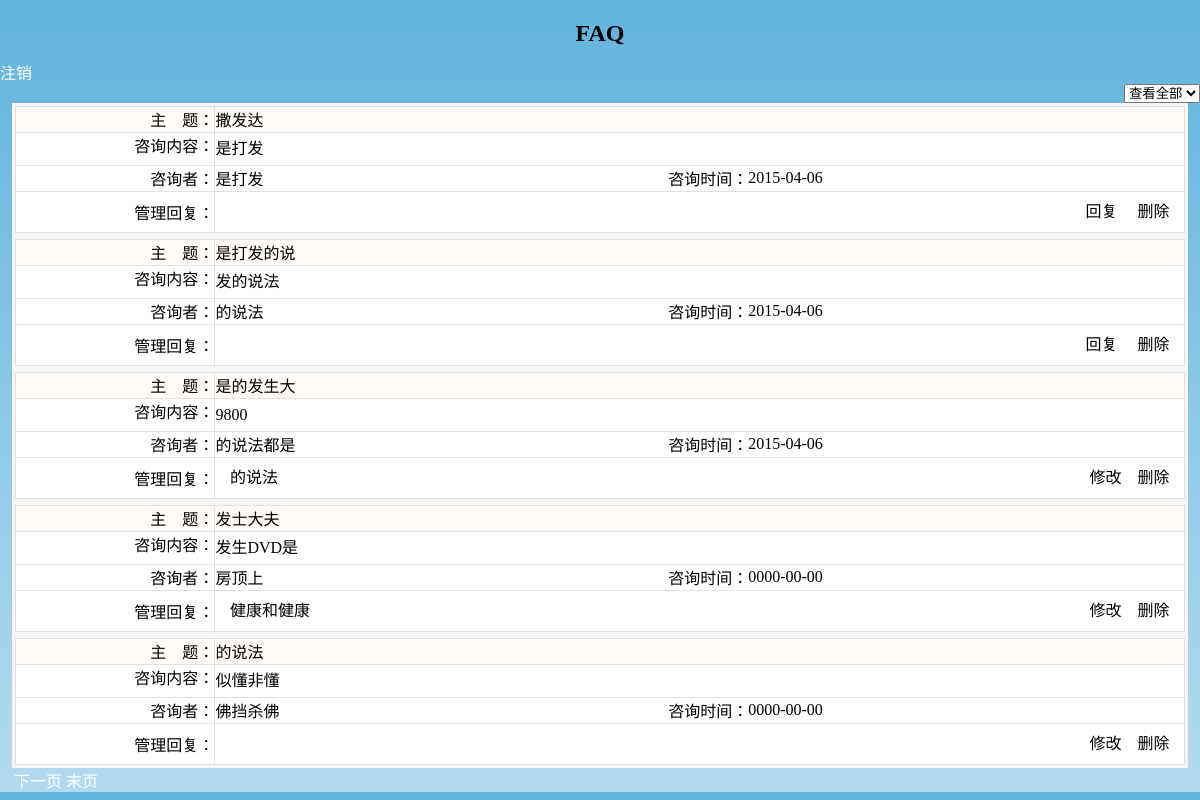
/admin/index.php (signed in), run on the app's committed database.
### tables this page shows
CREATE TABLE IF NOT EXISTS `liuyans` (
  `liuyan_id` int(8) NOT NULL AUTO_INCREMENT,
  `liuyan_yxdm` varchar(20) NOT NULL,
  `liuyan_title` varchar(50) NOT NULL,
  `liuyan_name` varchar(50) NOT NULL,
  `liuyan_content` varchar(255) NOT NULL,
  `liuyan_time` date NOT NULL,
  `reply_name` varchar(50) DEFAULT NULL,
  `reply_content` varchar(255) DEFAULT NULL,
  `reply_time` date DEFAULT NULL,
  `is_reply` int(1) NOT NULL DEFAULT '0',
  PRIMARY KEY (`liuyan_id`)
);

### init.php (called while the page is built, shortened)
<?php
require_once(ROOT.'/inc/smarty/Smarty.class.php');
require_once(ROOT.'/classes/class.MySql.php');
$smarty = new Smarty();
$smarty->compile_dir = MY_SMARTY.'/templates_c/';
$smarty->caching = false;
$action = isset($_GET['action']) ? addslashes($_GET['action']) : (isset($_POST['action']) ? addslashes($_POST['action']) : 'index');
$ts = isset($_GET['ts']) ? addslashes($_GET['ts']) : (isset($_POST['ts']) ? addslashes($_POST['ts']) : 'list');
?>

### classes/class.MySql.php (called while the page is built, shortened)
<?php
class MySql
	{
		private $connect = NULL;
		private function connect(){
				if (!$this->connect= @mysqli_connect(DB_HOST, DB_USER, DB_PASSWORD))
					{
						msg("连接数据库失败,可能是数据库用户名或密码错误");
						exit;
					}
				mysqli_query($this->connect,"SET NAMES 'utf8'");
		}
		function query($sql)
			{
				$this->result=@mysqli_query($this->connect,$sql);
				if (!$this->result)
					{
						Msg("SQL语句执行错误");
					}
				else
					{
						return $this->result;
					}
			}
	}
?>

### classes/class.base.php (called while the page is built, shortened)
<?php
class base
{
	public $db;
	public $name;
	function base($dbhandle){
		$this->db = $dbhandle;
		$this->name = DB_PRE.get_class($this).'s';
	}
	function select($condition = '',$filed = '',$order='',$limit=''){
		$sql = 'select '.$filed.' from '.$this->name.' where '.$condition.' order by '.$order.' '.$limit;
		$result = $this->db->query($sql);
		$result = $this->db->getList($result);
		return $result;
	}
}
?>

### classes/class.liuyan.php (called while the page is built, shortened)
<?php
class liuyan extends base{
	function getLiuyanList($liuyan_yxdm=NULL,$limit= NULL,$is_reply= 2){
		$condition=NULL;
		if($liuyan_yxdm==NULL){
			$condition=" 1=1 ";
		}else{
			$condition = " liuyan_yxdm =".$liuyan_yxdm;
		}
		if($is_reply == 2){
			$condition .= '';
		}elseif($is_reply != 2){
			$condition .= ' and is_reply = '.$is_reply;
		}
		$order = 'liuyan_id desc';
		return $this->select($condition,'*',$order,$limit);
	}
}
?>

### view/templates_c/%%91^912^912211C9%%admin_list.tpl.php (the view, shortened to what this page needs)
<!DOCTYPE html>
<html>
<head>
	<link rel="stylesheet" type="text/css" href="../css/base.css">
	<link rel="stylesheet" type="text/css" href="../css/index.css">
</head>
<body>
	<header class="cent  h40">
		<h2>FAQ</h2>
	</header>
  <a href="index.php?action=login&ts=logout">注销</a>
<form id="form1" action="index.php?action=liuyan&ts=list" method="post">
     <select id="sel" name="is_reply">
       <option  value="2" >查看全部</option>
     </select>
  </form>
<?php unset($this->_sections['list']);
$this->_sections['list']['name'] = 'list';
$this->_sections['list']['loop'] = is_array($_loop=$this->_tpl_vars['liuyanlist']) ? count($_loop) : max(0, (int)$_loop); unset($_loop);
$this->_sections['list']['show'] = true;
$this->_sections['list']['max'] = $this->_sections['list']['loop'];
$this->_sections['list']['step'] = 1;
$this->_sections['list']['start'] = $this->_sections['list']['step'] > 0 ? 0 : $this->_sections['list']['loop']-1;
if ($this->_sections['list']['show']) {
    $this->_sections['list']['total'] = $this->_sections['list']['loop'];
} else
    $this->_sections['list']['total'] = 0;
if ($this->_sections['list']['show']):
            for ($this->_sections['list']['index'] = $this->_sections['list']['start'], $this->_sections['list']['iteration'] = 1;
                 $this->_sections['list']['iteration'] <= $this->_sections['list']['total'];
                 $this->_sections['list']['index'] += $this->_sections['list']['step'], $this->_sections['list']['iteration']++):
$this->_sections['list']['rownum'] = $this->_sections['list']['iteration'];
$this->_sections['list']['index_prev'] = $this->_sections['list']['index'] - $this->_sections['list']['step'];
$this->_sections['list']['index_next'] = $this->_sections['list']['index'] + $this->_sections['list']['step'];
$this->_sections['list']['first']      = ($this->_sections['list']['iteration'] == 1);
$this->_sections['list']['last']       = ($this->_sections['list']['iteration'] == $this->_sections['list']['total']);
?>
 <table width="98%" cellspacing="3" cellpadding="0" border="0" bgcolor="#F6F6F6" align="center">
        <tbody>
		<tr>
          <td bgcolor="#FFFFFF"><table width="100%" cellspacing="1" cellpadding="5" border="0" bgcolor="#e0e0e0" align="center">
              <tbody><tr bgcolor="#dfdfdf">
                <td width="17%" height="25" bgcolor="#FEFBF8" align="right">主　题：</td>
                <td bgcolor="#FEFBF8" align="left"><?php echo $this->_tpl_vars['liuyanlist'][$this->_sections['list']['index']]['liuyan_title']; ?>
</td>
              </tr>
              <tr bgcolor="#dfdfdf">
                <td valign="top" height="25" bgcolor="#FFFFFF" align="right">咨询内容： </td>
                <td bgcolor="#FFFFFF" align="left" style="line-height:200%;"><?php echo $this->_tpl_vars['liuyanlist'][$this->_sections['list']['index']]['liuyan_content']; ?>
</td>
              </tr>
              <tr bgcolor="#efefef">
                <td height="25" bgcolor="#FFFFFF" align="right">咨询者： </td>
                <td bgcolor="#FFFFFF"><table width="100%" cellspacing="0" cellpadding="0" border="0">
                    <tbody><tr bgcolor="#efefef">
                      <td align="left" bgcolor="#FFFFFF"><?php echo $this->_tpl_vars['liuyanlist'][$this->_sections['list']['index']]['liuyan_name']; ?>
</td>
                      <td width="25%" bgcolor="#FFFFFF" align="right">咨询时间：</td>
                      <td width="30%" bgcolor="#FFFFFF"><?php echo $this->_tpl_vars['liuyanlist'][$this->_sections['list']['index']]['liuyan_time']; ?>
</td>
                      <td width="5%" bgcolor="#FFFFFF" align="right"></td>
                      <td width="10%" bgcolor="#FFFFFF"></td>
                    </tr>
                </tbody></table></td>
              </tr>
              <tr id="manageRe" bgcolor="#dfdfdf">
                  <td height="22" bgcolor="#FFFFFF" align="right">管理回复： </td>
                  <td bgcolor="#FFFFFF" align="center"><table width="97%" cellspacing="0" cellpadding="0" border="0">
                        <tbody><tr>
                          <td height="40" align="left" style="line-height:20px;"> <?php echo $this->_tpl_vars['liuyanlist'][$this->_sections['list']['index']]['reply_content']; ?>
</td><td height="40" align="right" style="line-height:20px;"> <a onclick="relay(this)" href="index.php?action=liuyan&ts=reply&liuyan_id=<?php echo $this->_tpl_vars['liuyanlist'][$this->_sections['list']['index']]['liuyan_id']; ?>
" style="background:#FFF; color:#000"><?php if ($this->_tpl_vars['liuyanlist'][$this->_sections['list']['index']]['is_reply'] == 0): ?>回复 <?php else: ?>修改<?php endif; ?></a>&nbsp;&nbsp;&nbsp;&nbsp;<a href="index.php?action=liuyan&ts=delete&liuyan_id=<?php echo $this->_tpl_vars['liuyanlist'][$this->_sections['list']['index']]['liuyan_id']; ?>
" style="background:#FFF; color:#000">删除</a></td>
                        </tr>
                  </tbody></table></td>
                </tr>
          </tbody></table></td>
        </tr>
      </tbody>
	  </table>	<?php endfor; endif; ?>
<div class="page"><?php $_smarty_tpl_vars = $this->_tpl_vars;
$this->_smarty_include(array('smarty_include_tpl_file' => 'page.tpl', 'smarty_include_vars' => array()));
 ?> </div>
</body>
</html>

### admin/index.php (shortened to what this page needs)
<?php
require_once('../init.php');
$smarty->template_dir = ROOT.'/admin/templates/';
if($action!="login"){
	$action="liuyan";
}
if(is_file(ROOT.'/admin/action/'.$action.'.php')){
		require_once('action/'.$action.'.php');
}else{
	echo 'Äú·ÃÎÊµÄÒ³Ãæ²»´æÔÚ!';exit;
}
?>

### admin/action/liuyan.php (shortened to what this page needs)
<?php
$liuyan = new liuyan($DB);
switch ($ts){
	case 'list':
		$is_reply=@$_POST['is_reply'];
		if($is_reply==NULL){
			$is_reply=2;
		}
		$yxdm=$_SESSION['user_yxdm'];
		$liuyanlist=$liuyan->getLiuyanList($yxdm,$limit,$is_reply);
		$page_['count'] = getCount();
		$smarty->assign('page',$page_);
		$smarty->assign( 'liuyanlist', $liuyanlist );
		$smarty->assign( 'yxdm', $yxdm );
		$smarty->assign( 'is_reply', $is_reply );
		$smarty->display('admin_list.tpl');
		break;
}
?>

### inc/smarty/Smarty.class.php (shortened to what this page needs)
<?php
class Smarty
{
    var $template_dir    =  'templates';
    var $compile_dir     =  'templates_c';
    var $debugging       =  false;
    var $error_reporting  =  null;
    var $compile_check   =  true;
    var $force_compile   =  false;
    var $caching         =  0;
    var $compile_id            = null;
    var $use_sub_dirs          = false;
    var $default_resource_type    = 'file';
    var $_tpl_vars             = array();
    var $_compile_id           = null;
    var $_plugins              = array(
                                       'modifier'      => array(),
                                       'function'      => array(),
                                       'block'         => array(),
                                       'compiler'      => array(),
                                       'prefilter'     => array(),
                                       'postfilter'    => array(),
                                       'outputfilter'  => array(),
                                       'resource'      => array(),
                                       'insert'        => array());
    function assign($tpl_var, $value = null)
    {
        if (is_array($tpl_var)){
            foreach ($tpl_var as $key => $val) {
                if ($key != '') {
                    $this->_tpl_vars[$key] = $val;
                }
            }
        } else {
            if ($tpl_var != '')
                $this->_tpl_vars[$tpl_var] = $value;
        }
    }
    function display($resource_name, $cache_id = null, $compile_id = null)
    {
        $this->fetch($resource_name, $cache_id, $compile_id, true);
    }
    function fetch($resource_name, $cache_id = null, $compile_id = null, $display = false)
    {
        $_smarty_old_error_level = $this->debugging ? error_reporting() : error_reporting(isset($this->error_reporting)
               ? $this->error_reporting : error_reporting() & ~E_NOTICE);
        if (!isset($compile_id)) {
            $compile_id = $this->compile_id;
        }
        $this->_compile_id = $compile_id;
        $_smarty_compile_path = $this->_get_compile_path($resource_name);
        if ($display && !$this->caching && count($this->_plugins['outputfilter']) == 0) {
            if ($this->_is_compiled($resource_name, $_smarty_compile_path)
                    || $this->_compile_resource($resource_name, $_smarty_compile_path))
            {
                include($_smarty_compile_path);
            }
        }
        if ($display) {
            return;
        } else {
            error_reporting($_smarty_old_error_level);
            if (isset($_smarty_results)) { return $_smarty_results; }
        }
    }
    function _is_compiled($resource_name, $compile_path)
    {
        if (!$this->force_compile && file_exists($compile_path)) {
            if (!$this->compile_check) {
                return true;
            } else {
                $_params = array('resource_name' => $resource_name, 'get_source'=>false);
                if (!$this->_fetch_resource_info($_params)) {
                    return false;
                }
                if ($_params['resource_timestamp'] <= filemtime($compile_path)) {
                    return true;
                } else {
                    return false;
                }
            }
        } else {
            return false;
        }
    }
    function _get_compile_path($resource_name)
    {
        return $this->_get_auto_filename($this->compile_dir, $resource_name,
                                         $this->_compile_id) . '.php';
    }
    function _fetch_resource_info(&$params)
    {
        if(!isset($params['quiet'])) { $params['quiet'] = false; }
        $_return = false;
        $_params = array('resource_name' => $params['resource_name']) ;
        if (isset($params['resource_base_path']))
            $_params['resource_base_path'] = $params['resource_base_path'];
        else
            $_params['resource_base_path'] = $this->template_dir;
        if ($this->_parse_resource_name($_params)) {
            $_resource_type = $_params['resource_type'];
            $_resource_name = $_params['resource_name'];
            switch ($_resource_type) {
                case 'file':
                    $_return = is_file($_resource_name);
                    break;
            }
        }
        return $_return;
    }
    function _parse_resource_name(&$params)
    {
        $_resource_name_parts = explode(':', $params['resource_name'], 2);
        if (count($_resource_name_parts) == 1) {
            $params['resource_type'] = $this->default_resource_type;
            $params['resource_name'] = $_resource_name_parts[0];
        }
        if ($params['resource_type'] == 'file') {
            if (!preg_match('/^([\/\\\\]|[a-zA-Z]:[\/\\\\])/', $params['resource_name'])) {
                foreach ((array)$params['resource_base_path'] as $_curr_path) {
                    $_fullpath = $_curr_path . DIRECTORY_SEPARATOR . $params['resource_name'];
                    if (file_exists($_fullpath) && is_file($_fullpath)) {
                        $params['resource_name'] = $_fullpath;
                        return true;
                    }
                }
                return false;
            } else {
                return file_exists($params['resource_name']);
            }
        } elseif (empty($this->_plugins['resource'][$params['resource_type']])) {
            $_params = array('type' => $params['resource_type']);
            require_once(SMARTY_CORE_DIR . 'core.load_resource_plugin.php');
            smarty_core_load_resource_plugin($_params, $this);
        }
        return true;
    }
    function _get_auto_filename($auto_base, $auto_source = null, $auto_id = null)
    {
        $_compile_dir_sep =  $this->use_sub_dirs ? DIRECTORY_SEPARATOR : '^';
        $_return = $auto_base . DIRECTORY_SEPARATOR;
        if(isset($auto_source)) {
            $_filename = urlencode(basename($auto_source));
            $_crc32 = sprintf('%08X', crc32($auto_source));
            $_crc32 = substr($_crc32, 0, 2) . $_compile_dir_sep .
                      substr($_crc32, 0, 3) . $_compile_dir_sep . $_crc32;
            $_return .= '%%' . $_crc32 . '%%' . $_filename;
        }
        return $_return;
    }
    function _smarty_include($params)
    {
        $this->_tpl_vars = array_merge($this->_tpl_vars, $params['smarty_include_vars']);
        $_smarty_compile_path = $this->_get_compile_path($params['smarty_include_tpl_file']);
        if ($this->_is_compiled($params['smarty_include_tpl_file'], $_smarty_compile_path)
            || $this->_compile_resource($params['smarty_include_tpl_file'], $_smarty_compile_path))
        {
            include($_smarty_compile_path);
        }
    }
}
?>

### view/templates_c/%%D8^D8B^D8BE8273%%page.tpl.php (shortened to what this page needs)
﻿<?php if ($this->_tpl_vars['page']['count'] > 1): ?>
	<?php if ($this->_tpl_vars['page']['current'] != $this->_tpl_vars['page']['count']): ?>
	<a  href="<?php echo $this->_tpl_vars['page']['url']; ?>
&page=<?php echo $this->_tpl_vars['page']['current']+1; ?>
">下一页</a>
        <a  href="<?php echo $this->_tpl_vars['page']['url']; ?>
&page=<?php echo $this->_tpl_vars['page']['count']; ?>
">末页</a>
	<?php endif; ?>
<?php endif; ?>

### css/base.css (style rules this page uses)
html,body,div,ul,li,input,p,th,td,img,span,hr { margin:0; padding:0; }
a { color: white; text-decoration: none; cursor:pointer; }
body { font-family: "微软雅黑"; }
.h40 { height: 40px; }
.cent { margin: 0 auto; text-align: center; }
.page { margin-left: 10px; }

### css/index.css (style rules this page uses)
body { width: 100%; height: 100%; background-image: linear-gradient(to bottom,#62B4DD,#B4DAEF); }

### view/templates_c/%%91^912^912211C9%%admin_list.tpl.php (style rules this page uses)
#sel { float: right; }

### data on the page
liuyans: liuyan_title "撒发达", liuyan_content "是打发", liuyan_name "是打发", liuyan_time "2015-04-06", is_reply "回复"
liuyans: liuyan_title "是打发的说", liuyan_content "发的说法", liuyan_name "的说法", liuyan_time "2015-04-06", is_reply "回复"
liuyans: liuyan_title "是的发生大", liuyan_content "9800", liuyan_name "的说法都是", liuyan_time "2015-04-06", reply_content "的说法", is_reply "修改"
liuyans: liuyan_title "发士大夫", liuyan_content "发生DVD是", liuyan_name "房顶上", liuyan_time "0000-00-00", reply_content "健康和健康", is_reply "修改"
liuyans: liuyan_title "的说法", liuyan_content "似懂非懂", liuyan_name "佛挡杀佛", liuyan_time "0000-00-00", is_reply "修改"
